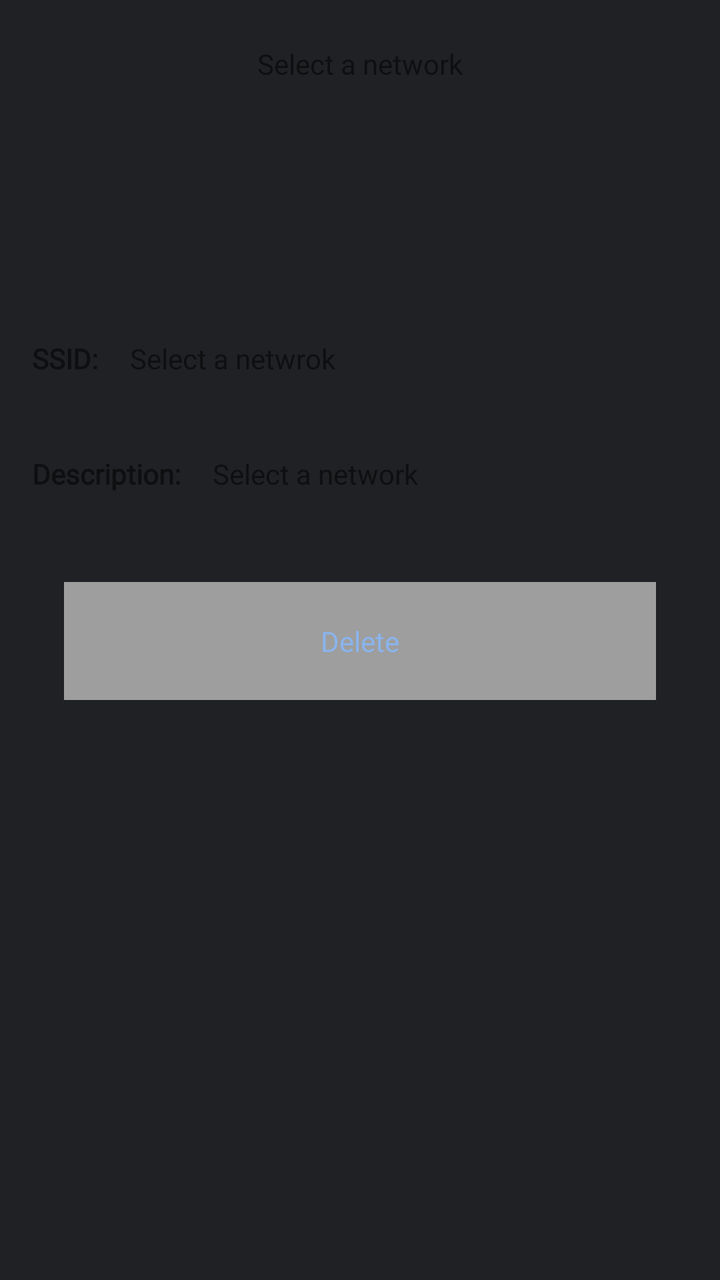
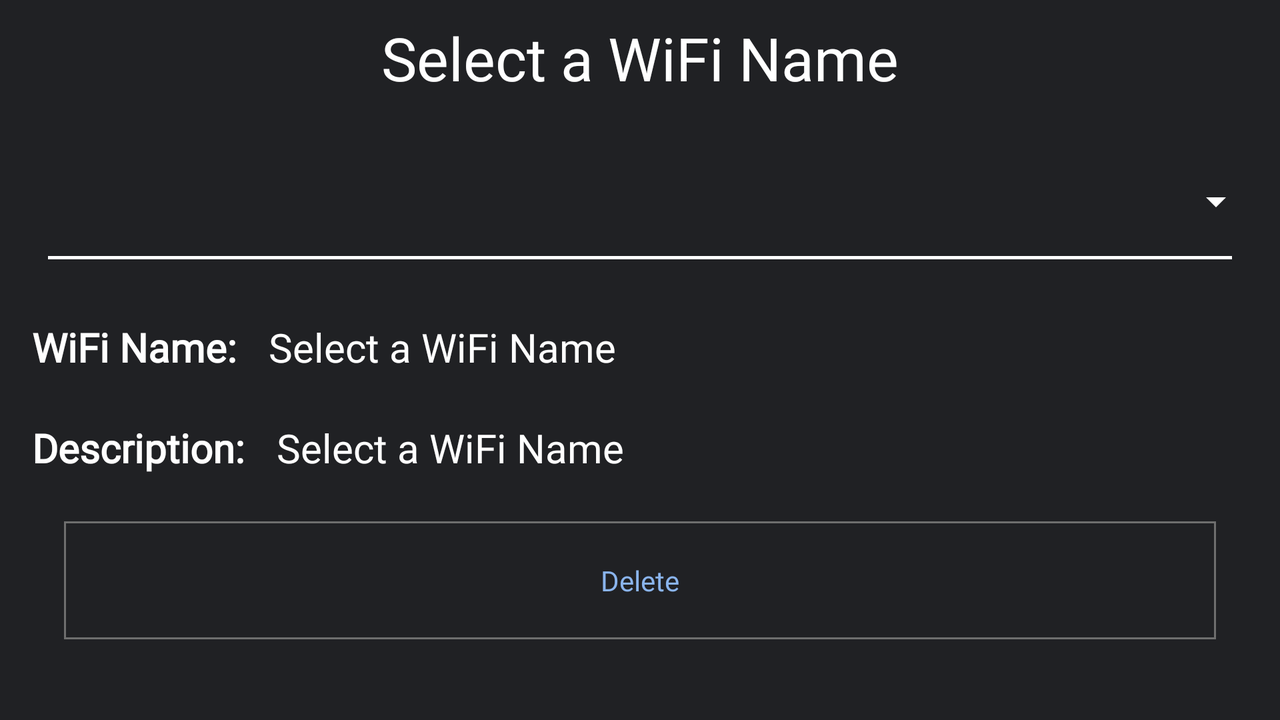

First picture: res/layout/ on a phone held upright. Second picture: the repository's own variant of that layout, on a device whose configuration matches the variant's folder. Source for both follows.
<!-- AndroidManifest.xml: application theme AppTheme -->
<!-- res/layout/activity_delete_notification.xml -->
<?xml version="1.0" encoding="utf-8"?>
<androidx.constraintlayout.widget.ConstraintLayout xmlns:android="http://schemas.android.com/apk/res/android"
    xmlns:app="http://schemas.android.com/apk/res-auto"
    xmlns:tools="http://schemas.android.com/tools"
    android:layout_width="match_parent"
    android:layout_height="match_parent"
    tools:context=".DeleteNotification">

    <Spinner
        android:id="@+id/deleteSpinner"
        android:layout_width="409dp"
        android:layout_height="40dp"
        android:scrollbarSize="8dp"
        app:layout_constraintTop_toTopOf="@+id/guideline2"
        tools:layout_editor_absoluteX="1dp" />

    <androidx.constraintlayout.widget.Guideline
        android:id="@+id/guideline2"
        android:layout_width="wrap_content"
        android:layout_height="wrap_content"
        android:orientation="horizontal"
        app:layout_constraintGuide_percent="0.1" />

    <TextView
        android:id="@+id/textView7"
        android:layout_width="0dp"
        android:layout_height="0dp"
        android:gravity="center"
        android:text="Select a network"
        app:layout_constraintBottom_toTopOf="@+id/guideline2"
        app:layout_constraintEnd_toEndOf="parent"
        app:layout_constraintStart_toStartOf="parent"
        app:layout_constraintTop_toTopOf="parent" />

    <androidx.constraintlayout.widget.Guideline
        android:id="@+id/guideline13"
        android:layout_width="wrap_content"
        android:layout_height="wrap_content"
        android:orientation="horizontal"
        app:layout_constraintGuide_percent="0.24" />

    <TextView
        android:id="@+id/textView8"
        android:layout_width="wrap_content"
        android:layout_height="wrap_content"
        android:layout_marginStart="16dp"
        android:layout_marginTop="16dp"
        android:text="SSID:"
        android:textStyle="bold"
        app:layout_constraintStart_toStartOf="parent"
        app:layout_constraintTop_toTopOf="@+id/guideline13" />

    <TextView
        android:id="@+id/savedSSIDTextView"
        android:layout_width="wrap_content"
        android:layout_height="wrap_content"
        android:layout_marginStart="16dp"
        android:layout_marginTop="16dp"
        android:text="Select a netwrok"
        app:layout_constraintStart_toEndOf="@+id/textView8"
        app:layout_constraintTop_toTopOf="@+id/guideline13" />

    <androidx.constraintlayout.widget.Guideline
        android:id="@+id/guideline14"
        android:layout_width="wrap_content"
        android:layout_height="wrap_content"
        android:orientation="horizontal"
        app:layout_constraintGuide_percent="0.33" />

    <TextView
        android:id="@+id/textView10"
        android:layout_width="wrap_content"
        android:layout_height="wrap_content"
        android:layout_marginStart="16dp"
        android:layout_marginTop="16dp"
        android:text="Description:"
        android:textStyle="bold"
        app:layout_constraintStart_toStartOf="parent"
        app:layout_constraintTop_toTopOf="@+id/guideline14" />

    <TextView
        android:id="@+id/savedDescTextView"
        android:layout_width="wrap_content"
        android:layout_height="wrap_content"
        android:layout_marginStart="16dp"
        android:layout_marginTop="16dp"
        android:text="Select a network"
        app:layout_constraintStart_toEndOf="@+id/textView10"
        app:layout_constraintTop_toTopOf="@+id/guideline14" />

    <androidx.constraintlayout.widget.Guideline
        android:id="@+id/guideline15"
        android:layout_width="wrap_content"
        android:layout_height="wrap_content"
        android:orientation="horizontal"
        app:layout_constraintGuide_percent="0.42954856" />

    <Button
        android:id="@+id/button10"
        android:layout_width="0dp"
        android:layout_height="wrap_content"
        android:layout_marginStart="32dp"
        android:layout_marginTop="16dp"
        android:layout_marginEnd="32dp"
        android:text="Delete"
        app:layout_constraintEnd_toEndOf="parent"
        app:layout_constraintStart_toStartOf="parent"
        app:layout_constraintTop_toTopOf="@+id/guideline15" />
</androidx.constraintlayout.widget.ConstraintLayout>
<!-- resources referenced by this layout -->
<resources>
  <style name="AppTheme" parent="Theme.AppCompat.Light.DarkActionBar">
          
          <item name="colorPrimary">#363739</item>
          <item name="colorPrimaryDark">#000000</item>
          <item name="colorAccent">@color/colorAccent</item>
          <item name="android:navigationBarColor">#000000</item>
          <item name="android:windowBackground">#202124</item>
          <item name="android:fontFamily">@font/main_font</item>
          <item name="buttonStyle">@style/ButtonStyles</item>
          <item name="android:textColorPrimary">#FFFFFF</item>
      </style>
  <style name="ButtonStyles" parent="Base.Widget.AppCompat.Button">
          <item name="android:background">#9e9e9e</item>
          <item name="android:textAllCaps">false</item>
          <item name="android:textSize">14sp</item>
          <item name="android:textColor">#8ab4ec</item>
          <item name="android:padding">20dp</item>
          <item name="android:stateListAnimator">@null</item>
  
      </style>
</resources>
<!-- res/layout-land/activity_delete_notification.xml (the repository's variant of the layout above) -->
<!-- drawn on the phone turned sideways -->
<?xml version="1.0" encoding="utf-8"?>
<androidx.constraintlayout.widget.ConstraintLayout xmlns:android="http://schemas.android.com/apk/res/android"
    xmlns:app="http://schemas.android.com/apk/res-auto"
    xmlns:tools="http://schemas.android.com/tools"
    android:layout_width="match_parent"
    android:layout_height="match_parent"
    tools:context=".DeleteNotification">

    <View
        android:id="@+id/border_line3"
        android:layout_width="0dp"
        android:layout_height="1.5dp"
        android:layout_marginStart="24dp"
        android:layout_marginTop="8dp"
        android:layout_marginEnd="24dp"
        android:background="#FFFFFF"
        app:layout_constraintEnd_toEndOf="parent"
        app:layout_constraintHorizontal_bias="0.0"
        app:layout_constraintStart_toStartOf="parent"
        app:layout_constraintTop_toBottomOf="@+id/deleteSpinner" />

    <Spinner
        android:id="@+id/deleteSpinner"
        android:layout_width="0dp"
        android:layout_height="0dp"
        android:layout_marginStart="8dp"
        android:layout_marginTop="24dp"
        android:layout_marginEnd="8dp"
        android:layout_marginBottom="24dp"
        android:backgroundTint="@android:color/white"
        android:scrollbarSize="8dp"
        android:spinnerMode="dropdown"
        app:layout_constraintBottom_toTopOf="@+id/guideline13"
        app:layout_constraintEnd_toEndOf="parent"
        app:layout_constraintStart_toStartOf="parent"
        app:layout_constraintTop_toTopOf="@+id/guideline2" />

    <androidx.constraintlayout.widget.Guideline
        android:id="@+id/guideline2"
        android:layout_width="wrap_content"
        android:layout_height="wrap_content"
        android:orientation="horizontal"
        app:layout_constraintGuide_percent="0.16" />

    <TextView
        android:id="@+id/textView7"
        android:layout_width="0dp"
        android:layout_height="0dp"
        android:gravity="center"
        android:text="@string/select_a_network"
        android:textColor="#FFFFFF"
        android:textSize="30sp"
        app:layout_constraintBottom_toTopOf="@+id/guideline2"
        app:layout_constraintEnd_toEndOf="parent"
        app:layout_constraintStart_toStartOf="parent"
        app:layout_constraintTop_toTopOf="parent" />

    <androidx.constraintlayout.widget.Guideline
        android:id="@+id/guideline13"
        android:layout_width="wrap_content"
        android:layout_height="wrap_content"
        android:orientation="horizontal"
        app:layout_constraintGuide_percent="0.4" />

    <TextView
        android:id="@+id/textView8"
        android:layout_width="wrap_content"
        android:layout_height="wrap_content"
        android:layout_marginStart="16dp"
        android:layout_marginTop="16dp"
        android:text="@string/ssid_label"
        android:textColor="#FFFFFF"
        android:textSize="20sp"
        android:textStyle="bold"
        app:layout_constraintStart_toStartOf="parent"
        app:layout_constraintTop_toTopOf="@+id/guideline13" />

    <TextView
        android:id="@+id/savedSSIDTextView"
        android:layout_width="wrap_content"
        android:layout_height="wrap_content"
        android:layout_marginStart="16dp"
        android:layout_marginTop="16dp"
        android:text="@string/select_a_network"
        android:textColor="#FFFFFF"
        android:textSize="20sp"
        app:layout_constraintStart_toEndOf="@+id/textView8"
        app:layout_constraintTop_toTopOf="@+id/guideline13" />

    <androidx.constraintlayout.widget.Guideline
        android:id="@+id/guideline14"
        android:layout_width="wrap_content"
        android:layout_height="wrap_content"
        android:orientation="horizontal"
        app:layout_constraintGuide_percent="0.54" />

    <TextView
        android:id="@+id/textView10"
        android:layout_width="wrap_content"
        android:layout_height="wrap_content"
        android:layout_marginStart="16dp"
        android:layout_marginTop="16dp"
        android:text="@string/desc_label"
        android:textColor="#FFFFFF"
        android:textSize="20sp"
        android:textStyle="bold"
        app:layout_constraintStart_toStartOf="parent"
        app:layout_constraintTop_toTopOf="@+id/guideline14" />

    <TextView
        android:id="@+id/savedDescTextView"
        android:layout_width="wrap_content"
        android:layout_height="wrap_content"
        android:layout_marginStart="16dp"
        android:layout_marginTop="16dp"
        android:text="@string/select_a_network"
        android:textColor="#FFFFFF"
        android:textSize="20sp"
        app:layout_constraintStart_toEndOf="@+id/textView10"
        app:layout_constraintTop_toTopOf="@+id/guideline14" />

    <androidx.constraintlayout.widget.Guideline
        android:id="@+id/guideline15"
        android:layout_width="wrap_content"
        android:layout_height="wrap_content"
        android:orientation="horizontal"
        app:layout_constraintGuide_percent="0.68" />

    <Button
        android:id="@+id/button10"
        android:layout_width="0dp"
        android:layout_height="wrap_content"
        android:layout_marginStart="32dp"
        android:layout_marginTop="16dp"
        android:layout_marginEnd="32dp"
        android:onClick="deleteNotifi"
        android:text="@string/delete_text"
        android:background="@drawable/custom_button"
        app:layout_constraintEnd_toEndOf="parent"
        app:layout_constraintStart_toStartOf="parent"
        app:layout_constraintTop_toTopOf="@+id/guideline15" />
</androidx.constraintlayout.widget.ConstraintLayout>
<!-- resources referenced by the variant -->
<!-- as the phone turned sideways resolves them -->
<resources>
  <!-- drawable custom_button (drawable) -->
  <?xml version="1.0" encoding="utf-8"?>
  <shape xmlns:android="http://schemas.android.com/apk/res/android" android:shape="rectangle">
      <stroke android:color="#6e6e6e" android:width="1dp"/>
  
  </shape>
  <string name="delete_text">Delete</string>
  <string name="desc_label">Description:</string>
  <string name="select_a_network">Select a WiFi Name</string>
  <string name="ssid_label">WiFi Name:</string>
  <style name="AppTheme" parent="Theme.AppCompat.Light.DarkActionBar">
          
          <item name="colorPrimary">#363739</item>
          <item name="colorPrimaryDark">#000000</item>
          <item name="colorAccent">@color/colorAccent</item>
          <item name="android:navigationBarColor">#000000</item>
          <item name="android:windowBackground">#202124</item>
          <item name="android:fontFamily">@font/main_font</item>
          <item name="buttonStyle">@style/ButtonStyles</item>
          <item name="android:textColorPrimary">#FFFFFF</item>
      </style>
  <style name="ButtonStyles" parent="Base.Widget.AppCompat.Button">
          <item name="android:background">#9e9e9e</item>
          <item name="android:textAllCaps">false</item>
          <item name="android:textSize">14sp</item>
          <item name="android:textColor">#8ab4ec</item>
          <item name="android:padding">20dp</item>
          <item name="android:stateListAnimator">@null</item>
  
      </style>
</resources>
